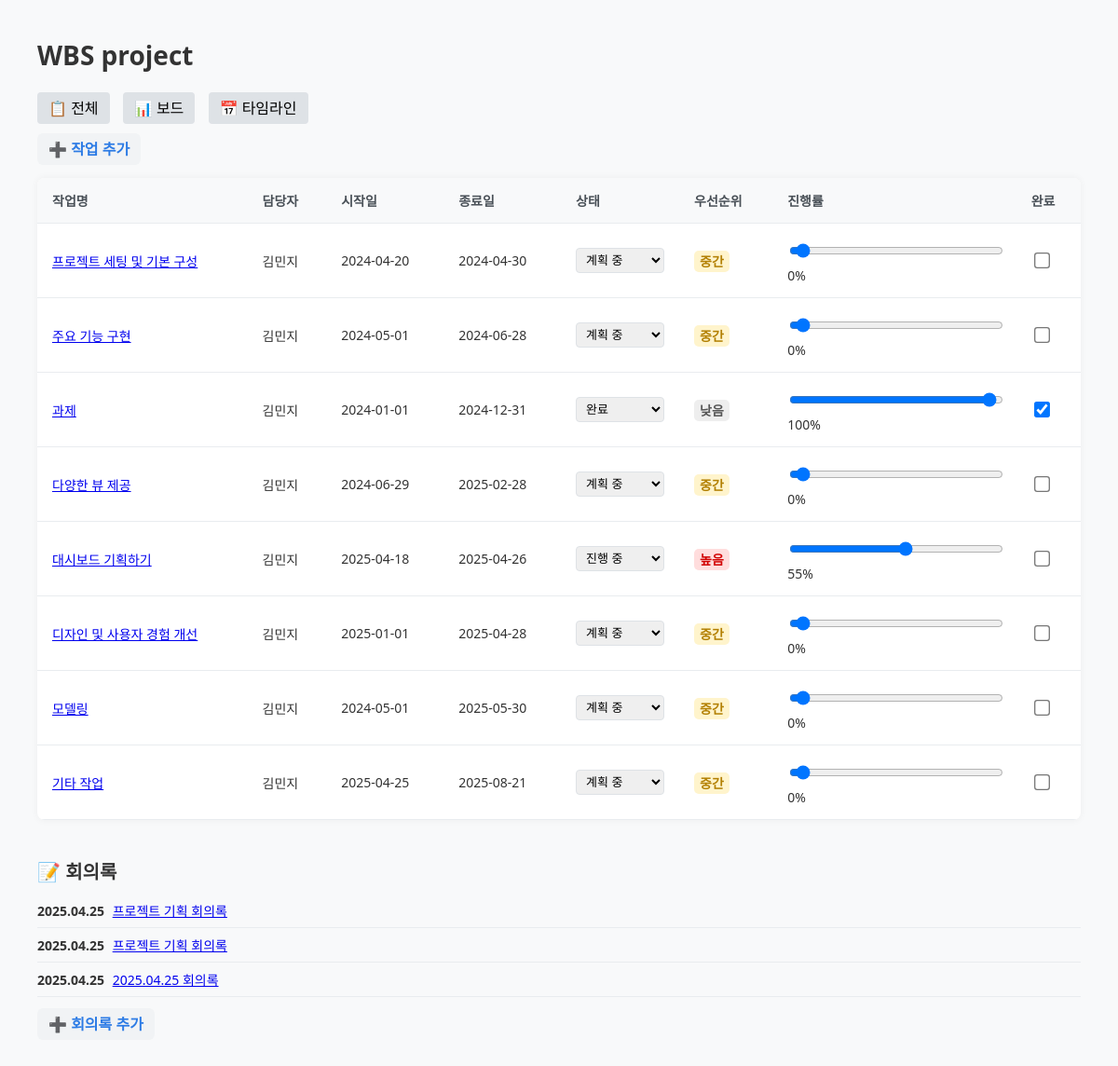
The page / on the database its author committed.
### dashboard_app/models.py (models this page shows, shortened)
class Task(models.Model):
    PRIORITY_CHOICES = [
        ('낮음', '낮음'),
        ('중간', '중간'),
        ('높음', '높음'),
    ]
    STATUS_CHOICES = [
        ('계획 중', '계획 중'),
        ('진행 중', '진행 중'),
        ('완료', '완료'),
    ]
    title = models.CharField(max_length=100)
    assignee = models.CharField(max_length=100, blank=True)
    start_date = models.DateField(null=True, blank=True, default='2024-01-01')
    end_date = models.DateField(null=True, blank=True, default='2024-12-31')
    status = models.CharField(max_length=20, choices=STATUS_CHOICES, default='계획 중')
    priority = models.CharField(max_length=10, choices=PRIORITY_CHOICES, default='중간')
    progress = models.PositiveIntegerField(default=0)
    is_done = models.BooleanField(default=False)
    created_at = models.DateTimeField(auto_now_add=True)
    description = models.TextField(blank=True)

class MeetingNote(models.Model):
    task = models.ForeignKey(Task, on_delete=models.CASCADE, null=True, blank=True)
    title = models.CharField(max_length=100)
    content = models.TextField()
    created_at = models.DateTimeField(auto_now_add=True)

### dashboard_app/views.py (the view)
# urls.py: path('', views.task_dashboard, name='task_dashboard'),
def task_dashboard(request):
    tasks = Task.objects.all().order_by('end_date')
    meeting_notes = MeetingNote.objects.all().order_by('-created_at')[:5]
    return render(request, 'dashboard_app/task_dashboard.html', {
        'tasks': tasks,
        'meeting_notes': meeting_notes,
    })

### templates/dashboard_app/task_dashboard.html (shortened to what this page needs)
{% load static %}
<!DOCTYPE html>
<html lang="ko">
<head>
  <link rel="stylesheet" href="{% static 'css/style.css' %}">
</head>
<body>
  <h1 class="page-title">WBS project</h1>
<div class="view-tabs">
  <a href="{% url 'task_dashboard' %}" class="{% if view_name == 'task_dashboard' %}active{% endif %}">📋 전체</a>
  <a href="{% url 'board_view' %}" class="{% if view_name == 'board_view' %}active{% endif %}">📊 보드</a>
  <a href="{% url 'timeline_view' %}" class="{% if view_name == 'timeline_view' %}active{% endif %}">📅 타임라인</a>
</div>
  <div class="top-buttons">
    <a href="{% url 'add_task' %}">➕ 작업 추가</a>
  </div>
  <table class="task-table">
    <thead>
      <tr>
        <th>작업명</th>
        <th>담당자</th>
        <th>시작일</th>
        <th>종료일</th>
        <th>상태</th>
        <th>우선순위</th>
        <th>진행률</th>
        <th>완료</th>
      </tr>
    </thead>
    <tbody>
      {% for task in tasks %}
      <tr data-id="{{ task.id }}">
        <td><a href="{% url 'task_detail' task.id %}">{{ task.title }}</a></td>
        <td contenteditable="true" class="editable-task" data-field="assignee">{{ task.assignee }}</td>
        <td>{{ task.start_date|date:"Y-m-d" }}</td>
        <td>{{ task.end_date|date:"Y-m-d" }}</td>
        <td>
          <select class="editable-task-select" data-field="status">
            {% for s in task.STATUS_CHOICES %}
              <option value="{{ s.0 }}" {% if task.status == s.0 %}selected{% endif %}>{{ s.1 }}</option>
            {% endfor %}
          </select>
        </td>
        <td>
          <span class="{% if task.priority == '높음' %}priority-high{% elif task.priority == '중간' %}priority-medium{% else %}priority-low{% endif %}">
            {{ task.priority }}
          </span>
        </td>
        <td>
          <input type="range" class="editable-task-input" data-field="progress" min="0" max="100" value="{{ task.progress }}">
          <span>{{ task.progress }}%</span>
        </td>
        <td>
          <input type="checkbox" class="editable-task-checkbox" data-field="is_done" {% if task.is_done %}checked{% endif %}>
        </td>
      </tr>
      {% empty %}
      <tr><td colspan="8">등록된 작업이 없습니다.</td></tr>
      {% endfor %}
    </tbody>
  </table>
  <h2 class="section-title">📝 회의록</h2>
  <ul class="meeting-note-list">
    {% for note in meeting_notes %}
      <li>
        <strong>{{ note.created_at|date:"Y.m.d" }}</strong>
        <a href="{% url 'meeting_detail' note.id %}">{{ note.title }}</a>
      </li>
    {% empty %}
      <li>회의록이 없습니다.</li>
    {% endfor %}
  </ul>
  <div class="top-buttons">
    <a href="{% url 'add_meeting_note' %}">➕ 회의록 추가</a>
  </div>
</body>
</html>

### static/css/style.css (style rules this page uses)
body { font-family: 'Segoe UI', 'Apple SD Gothic Neo', 'Noto Sans KR', sans-serif; background-color: #f8f9fa; color: #333; margin: 40px; }
.page-title { font-size: 28px; font-weight: 700; margin-bottom: 25px; }
.top-buttons { margin-bottom: 20px; }
.top-buttons a { background-color: #f1f3f5; color: #2c7be5; font-weight: 600; padding: 6px 12px; text-decoration: none; border-radius: 6px; margin-right: 10px; transition: 0.2s; }
.task-table { width: 100%; border-collapse: separate; border-spacing: 0; background-color: #fff; border-radius: 8px; overflow: hidden; box-shadow: 0 0 8px rgba(0,0,0,0.05); }
.task-table th, .task-table td { padding: 14px 16px; border-bottom: 1px solid #e9ecef; font-size: 14px; }
.task-table th { background-color: #f8f9fa; font-weight: 600; color: #495057; text-align: left; }
.task-table td input[type="date"], .task-table td select, .task-table td input[type="range"] { width: 100%; padding: 4px 6px; border: 1px solid #dee2e6; border-radius: 4px; font-size: 13px; box-sizing: border-box; }
.task-table td input[type="checkbox"] { transform: scale(1.3); margin-left: 5px; }
.section-title { font-size: 20px; margin-top: 40px; margin-bottom: 10px; font-weight: 600; }
.meeting-note-list { list-style-type: none; padding-left: 0; margin-top: 0; }
.meeting-note-list li { padding: 8px 0; border-bottom: 1px solid #e9ecef; font-size: 14px; }
.meeting-note-list li strong { color: #333; margin-right: 5px; }

### templates/dashboard_app/task_dashboard.html (style rules this page uses)
.priority-high { background-color: #ffdddd; color: #d10000; font-weight: bold; padding: 2px 6px; border-radius: 5px; }
.priority-medium { background-color: #fff4cc; color: #b27f00; font-weight: bold; padding: 2px 6px; border-radius: 5px; }
.priority-low { background-color: #eeeeee; color: #555; font-weight: bold; padding: 2px 6px; border-radius: 5px; }
.view-tabs { margin-bottom: 20px; }
.view-tabs a { margin-right: 10px; text-decoration: none; padding: 6px 12px; border-radius: 4px; background-color: #dee2e6; color: #000; }

### rows shown on the page
Task: title "프로젝트 세팅 및 기본 구성", assignee "김민지", start_date "2024-04-20", end_date "2024-04-30", status "계획 중", priority "중간", progress "0"
Task: title "주요 기능 구현", assignee "김민지", start_date "2024-05-01", end_date "2024-06-28", status "계획 중", priority "중간", progress "0"
Task: title "과제", assignee "김민지", start_date "2024-01-01", end_date "2024-12-31", status "완료", priority "낮음", progress "100", is_done "☑"
Task: title "다양한 뷰 제공", assignee "김민지", start_date "2024-06-29", end_date "2025-02-28", status "계획 중", priority "중간", progress "0"
Task: title "대시보드 기획하기", assignee "김민지", start_date "2025-04-18", end_date "2025-04-26", status "진행 중", priority "높음", progress "55"
Task: title "디자인 및 사용자 경험 개선", assignee "김민지", start_date "2025-01-01", end_date "2025-04-28", status "계획 중", priority "중간", progress "0"
Task: title "모델링", assignee "김민지", start_date "2024-05-01", end_date "2025-05-30", status "계획 중", priority "중간", progress "0"
Task: title "기타 작업", assignee "김민지", start_date "2025-04-25", end_date "2025-08-21", status "계획 중", priority "중간", progress "0"
MeetingNote: created_at "2025.04.25", title "프로젝트 기획 회의록"
MeetingNote: created_at "2025.04.25", title "프로젝트 기획 회의록"
MeetingNote: created_at "2025.04.25", title "2025.04.25 회의록"
